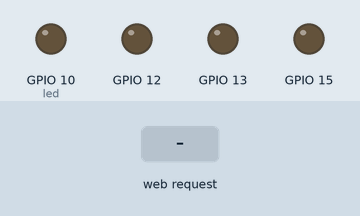
Bench run of a sketch on a simulated ESP8266 (NodeMCU). Shown: output pins drawn as LEDs (lit = HIGH). The inputs (shaded band) are chosen by the test bench. WiFi joins after 1.5 s; servers stay silent unless stated; what the sketch prints to the serial monitor is not drawn.

Above: at 2.7 s.
2.8 s: HTTP request GET /redon received
At 4.0 s:
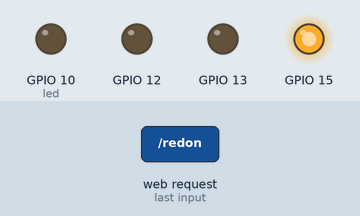
4.3 s: HTTP request GET /yellowon received
At 5.4 s:
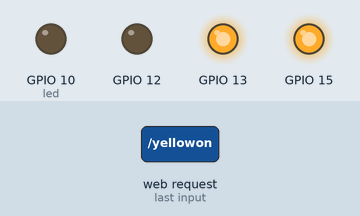
5.8 s: HTTP request GET /greenon received
At 6.6 s:
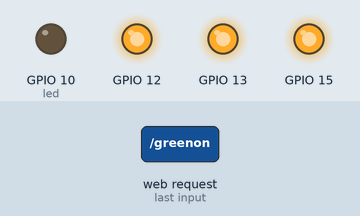
7.3 s: HTTP request GET /redoff received
At 7.7 s:
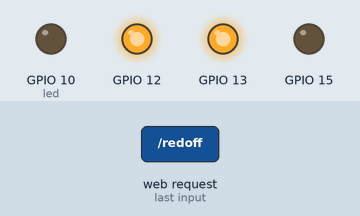
8.8 s: HTTP request GET /yellowoff received
At 10.0 s:
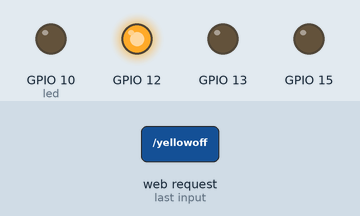
10.3 s: HTTP request GET /greenoff received
At 11.2 s:
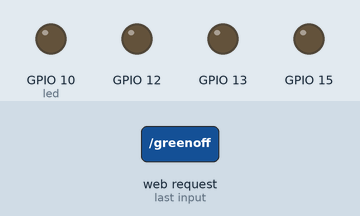
Timing chart, 0 to 12.8 s (numbered marks = the images above; inputs shaded):
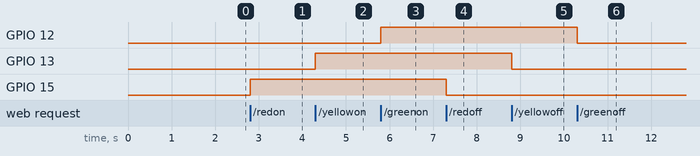

The sketch:

arduinocode.ino
```cpp
#include <ESP8266WiFi.h>
#include <WiFiClient.h>
#include <ESP8266WebServer.h>
#include <ESP8266mDNS.h>

#ifndef STASSID
#define STASSID "Kenny"
#define STAPSK "coal1080"
#endif

const char* ssid = STASSID;
const char* password = STAPSK;

ESP8266WebServer server(80);
const int led =10;


const int redled = 15;
const int yellowled = 13;
const int greenled = 12;

void handleRoot() {
  digitalWrite(led, 1);
  server.send(200, "text/html", "<!DOCTYPE html>\r\n<html lang=\"en\">\r\n<head>\r\n  <meta charset=\"UTF-8\">\r\n  <meta name=\"viewport\" content=\"width=device-width, initial-scale=1.0\">\r\n  <title>Traffic Light Control</title>\r\n  <style>\r\n    body {\r\n      display: flex;\r\n      justify-content: center;\r\n      align-items: center;\r\n      height: 100vh;\r\n      margin: 0;\r\n      background-color: #f0f0f0;\r\n    }\r\n\r\n    .traffic-signal {\r\n      width: 100px;\r\n      height: 300px;\r\n      background-color: #333;\r\n      border-radius: 10px;\r\n      display: flex;\r\n      flex-direction: column;\r\n      justify-content: space-between;\r\n      align-items: center;\r\n    }\r\n\r\n    .light {\r\n      width: 60px;\r\n      height: 60px;\r\n      border-radius: 50%;\r\n      margin: 10px;\r\n      transition: background-color 0.9s;\r\n      cursor: pointer;\r\n    }\r\n\r\n    .red {\r\n      background-color: red;\r\n    }\r\n\r\n    .yellow {\r\n      background-color: yellow;\r\n    }\r\n\r\n    .green {\r\n      background-color: green;\r\n    }\r\n\r\n    .blinking {\r\n      animation: blink 0.5s infinite alternate;\r\n    }\r\n\r\n    @keyframes blink {\r\n      from {\r\n        opacity: 1;\r\n      }\r\n      to {\r\n        opacity: 0;\r\n      }\r\n    }\r\n  </style>\r\n</head>\r\n<body>\r\n  <div class=\"traffic-signal\">\r\n    <div class=\"light red\" onclick=\"changeLight(\'red\')\"></div>\r\n    <div class=\"light yellow\" onclick=\"changeLight(\'yellow\')\"></div>\r\n    <div class=\"light green\" onclick=\"changeLight(\'green\')\"></div>\r\n  </div>\r\n\r\n  <script>\r\n    let isRedOn = false;\r\n    let isGreenOn = false;\r\n    let blinkingInterval = null;\r\n\r\n    function changeLight(clickedLight) {\r\n      var lights = document.querySelectorAll(\'.light\');\r\n\r\n      // Turn off all lights\r\n      lights.forEach(function(light) {\r\n        light.classList.remove(\'red\', \'yellow\', \'green\', \'blinking\');\r\n      });\r\n\r\n      // Stop blinking yellow light if it was previously blinking\r\n      if (blinkingInterval) {\r\n        clearInterval(blinkingInterval);\r\n      }\r\n\r\n      // Handle red light click\r\n      if (clickedLight === \'red\') {\r\n        if (isGreenOn) {\r\n          lights[1].classList.add(\'yellow\'); // Yellow turns on\r\n          setTimeout(function() {\r\n            lights[1].classList.remove(\'yellow\'); // Yellow turns off\r\n            lights[0].classList.add(\'red\'); // Red turns on\r\n          }, 500);\r\n          isRedOn = true;\r\n          isGreenOn = false;\r\n        } else {\r\n          lights[0].classList.add(\'red\'); // Red turns on\r\n          isRedOn = true;\r\n        }\r\n      }\r\n\r\n      // Handle green light click\r\n      else if (clickedLight === \'green\') {\r\n        if (isRedOn) {\r\n          lights[1].classList.add(\'yellow\'); // Yellow turns on\r\n          setTimeout(function() {\r\n            lights[1].classList.remove(\'yellow\'); // Yellow turns off\r\n            lights[2].classList.add(\'green\'); // Green turns on\r\n          }, 500);\r\n          isRedOn = false;\r\n          isGreenOn = true;\r\n        } else {\r\n          lights[2].classList.add(\'green\'); // Green turns on\r\n          isGreenOn = true;\r\n        }\r\n      }\r\n\r\n      // Handle yellow light click\r\n      else if (clickedLight === \'yellow\') {\r\n        lights[1].classList.add(\'yellow\'); // Yellow turns on\r\n        blinkingInterval = setInterval(function() {\r\n          lights[1].classList.toggle(\'blinking\');\r\n        }, 500); // Blink every 0.5 seconds\r\n      }\r\n    }\r\n  </script>\r\n</body>\r\n</html>");
  digitalWrite(led, 0);
}

void handleNotFound() {
  digitalWrite(led, 1);
  String message = "File Not Found\n\n";
  message += "URI: ";
  message += server.uri();
  message += "\nMethod: ";
  message += (server.method() == HTTP_GET) ? "GET" : "POST";
  message += "\nArguments: ";
  message += server.args();
  message += "\n";
  for (uint8_t i = 0; i < server.args(); i++) { message += " " + server.argName(i) + ": " + server.arg(i) + "\n"; }
  server.send(404, "text/plain", message);
  digitalWrite(led, 0);
}

void setup(void) {
  pinMode(led, OUTPUT);
  pinMode(15, OUTPUT);
  pinMode(13, OUTPUT);
  pinMode(12, OUTPUT);
  digitalWrite(led, 0);
  Serial.begin(115200);
  WiFi.mode(WIFI_STA);
  WiFi.begin(ssid, password);
  Serial.println("");

  // Wait for connection
  while (WiFi.status() != WL_CONNECTED) {
    delay(500);
    Serial.print(".");
  }
  Serial.println("");
  Serial.print("Connected to ");
  Serial.println(ssid);
  Serial.print("IP address: ");
  Serial.println(WiFi.localIP());

  if (MDNS.begin("esp8266")) { Serial.println("MDNS responder started"); }

  server.on("/", handleRoot);

  server.on("/inline", []() {
    server.send(200, "text/plain", "this works as well");
  });
  server.on("/redon", []()
  {server.send(200, "text/plain", "Red LED is on");
  digitalWrite(15, HIGH);
  });

    server.on("/yellowon", []()
  {server.send(200, "text/plain", "Yellow LED is on");
  digitalWrite(13, HIGH);
  });

  server.on("/greenon", []()
  {server.send(200, "text/plain", "Green LED is on");
  digitalWrite(12, HIGH);
  });

  server.on("/redoff", []() {
    server.send(200, "text/plain", "Red LED is off");
  digitalWrite(15, LOW); });

  server.on("/yellowoff", []() {
    server.send(200, "text/plain", "Yellow LED is off");
  digitalWrite(13, LOW);
  });
  server.on("/greenoff",
  []() {
    server.send(200, "text/plain", "Red LED is off");
    digitalWrite(12, LOW); });


  server.onNotFound(handleNotFound);


  server.begin();
  Serial.println("HTTP server started");
}

void loop(void) {
  server.handleClient();
  MDNS.update();
}
```

Measured:
- after the input at 2.8 s, GPIO 15: LOW → HIGH at once
- after the input at 4.3 s, GPIO 13: LOW → HIGH at once
- after the input at 5.8 s, GPIO 12: LOW → HIGH at once
- after the input at 7.3 s, GPIO 15: HIGH → LOW at once
- after the input at 8.8 s, GPIO 13: HIGH → LOW at once
- after the input at 10.3 s, GPIO 12: HIGH → LOW at once
